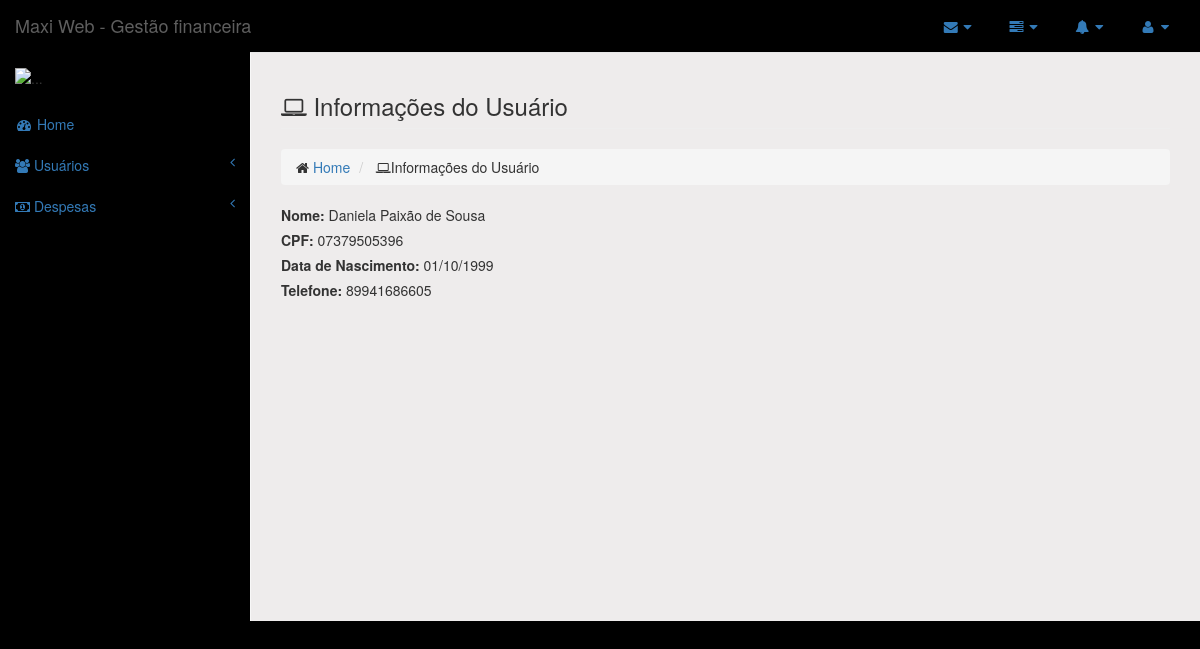
The app's page /financeiro/usuarios/1/, older data.
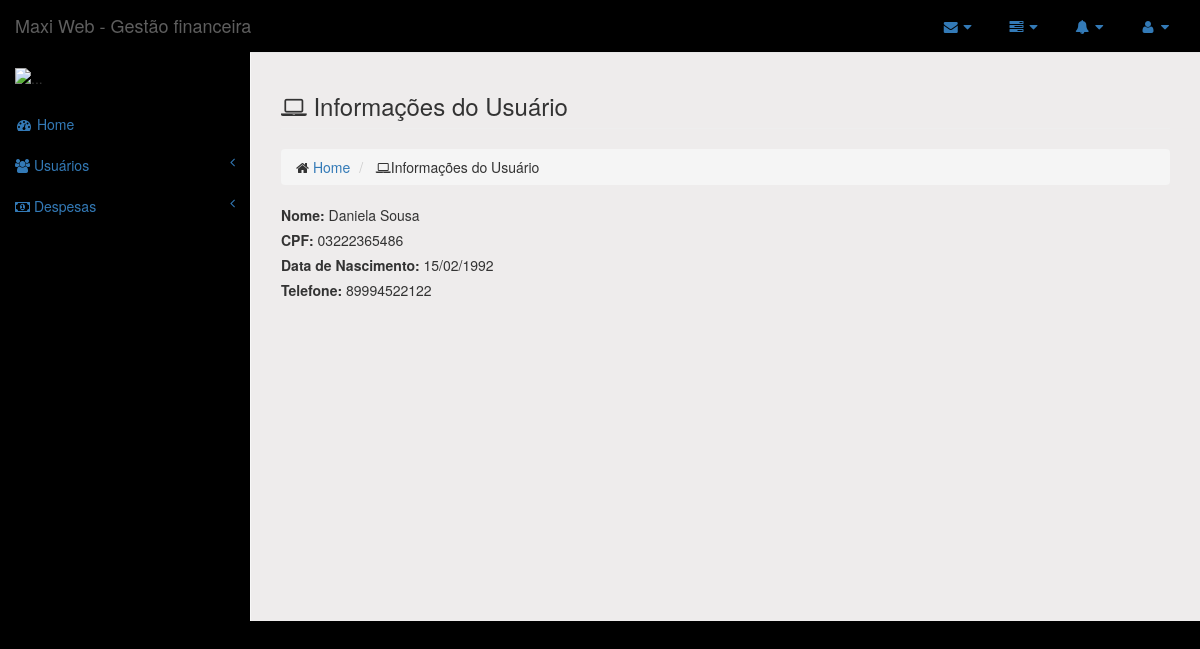
The same page, newer data.
### financeiro/models.py (models this page shows)
class Usuario(models.Model):
    nome = models.CharField(max_length=50)
    cpf = models.CharField(max_length=11)
    data_nasc = models.DateField()
    tel = models.CharField(max_length=11)

### financeiro/views.py (the view)
# urls.py: path('usuarios/<int:usuario_id>/', views.usuario_show),
def usuario_show(request, usuario_id):
    usuario = Usuario.objects.get(pk=usuario_id)
    return render(request, 'usuarios/show.html', {'usuario': usuario})

### financeiro/templates/usuarios/show.html
{% extends "base.html" %} {% block daniela %}
<div class="row">
    <div class="col-lg-12">
        <h3 class="page-header">
            <i class="fa fa-laptop"></i> Informações do Usuário </h3>
        <ol class="breadcrumb">
            <li>
                <i class="fa fa-home"></i>
                <a href="/financeiro/">Home</a>
            </li>
            <li>
                <i class="fa fa-laptop"></i>Informações do Usuário</li>
        </ol>
    </div>
</div>
<div class="row">
    <div class="col-md-12 ">
        <div>
            <label> Nome: </label>
            {{usuario.nome}}
        </div>
        <div>
            <label>CPF: </label>
            {{usuario.cpf}}
        </div>
        <div>
            <label>Data de Nascimento: </label>
            {{usuario.data_nasc | date:"d/m/Y"}}
        </div>
        <div>
            <label>Telefone: </label>
            {{usuario.tel}}
        </div>
    </div>
</div>
{% endblock %}

Row changes from the older to the newer data that the page shows:
changed Usuario: nome "Daniela Paixão de Sousa" → "Daniela Sousa"; cpf "07379505396" → "03222365486"; data_nasc "01/10/1999" → "15/02/1992"; tel "89941686605" → "89994522122"
